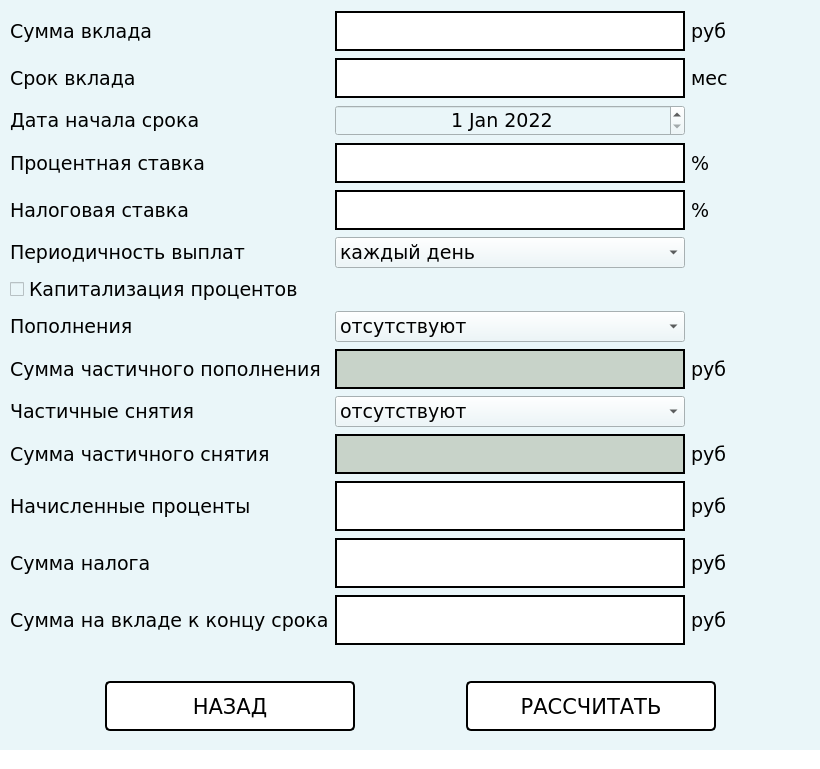
<?xml version="1.0" encoding="UTF-8"?>
<ui version="4.0">
 <class>Deposit</class>
 <widget class="QWidget" name="Deposit">
  <property name="geometry">
   <rect>
    <x>0</x>
    <y>0</y>
    <width>820</width>
    <height>769</height>
   </rect>
  </property>
  <property name="minimumSize">
   <size>
    <width>820</width>
    <height>769</height>
   </size>
  </property>
  <property name="maximumSize">
   <size>
    <width>820</width>
    <height>769</height>
   </size>
  </property>
  <property name="windowTitle">
   <string>Депозитный калькулятор</string>
  </property>
  <property name="styleSheet">
   <string notr="true">background-color: rgb(234, 246, 249)</string>
  </property>
  <widget class="QLabel" name="label_error">
   <property name="geometry">
    <rect>
     <x>0</x>
     <y>750</y>
     <width>821</width>
     <height>21</height>
    </rect>
   </property>
   <property name="minimumSize">
    <size>
     <width>500</width>
     <height>0</height>
    </size>
   </property>
   <property name="maximumSize">
    <size>
     <width>1000</width>
     <height>16777215</height>
    </size>
   </property>
   <property name="font">
    <font>
     <family>Verdana</family>
     <pointsize>10</pointsize>
     <bold>true</bold>
    </font>
   </property>
   <property name="styleSheet">
    <string notr="true">background-color: white;
border: 0px solid black;
border-left: 0px;
border-right: 0px;
color: red;
</string>
   </property>
   <property name="text">
    <string/>
   </property>
   <property name="alignment">
    <set>Qt::AlignCenter</set>
   </property>
  </widget>
  <widget class="QWidget" name="gridLayoutWidget">
   <property name="geometry">
    <rect>
     <x>10</x>
     <y>10</y>
     <width>801</width>
     <height>649</height>
    </rect>
   </property>
   <layout class="QGridLayout" name="gridLayout">
    <item row="0" column="2">
     <widget class="QLabel" name="x_min_5">
      <property name="minimumSize">
       <size>
        <width>0</width>
        <height>30</height>
       </size>
      </property>
      <property name="maximumSize">
       <size>
        <width>16777215</width>
        <height>30</height>
       </size>
      </property>
      <property name="font">
       <font>
        <family>Verdana</family>
        <pointsize>14</pointsize>
       </font>
      </property>
      <property name="text">
       <string>руб</string>
      </property>
      <property name="alignment">
       <set>Qt::AlignLeading|Qt::AlignLeft|Qt::AlignVCenter</set>
      </property>
     </widget>
    </item>
    <item row="2" column="1">
     <widget class="QDateEdit" name="dateEdit">
      <property name="font">
       <font>
        <family>Verdana</family>
        <pointsize>14</pointsize>
       </font>
      </property>
      <property name="alignment">
       <set>Qt::AlignCenter</set>
      </property>
      <property name="maximumDateTime">
       <datetime>
        <hour>0</hour>
        <minute>0</minute>
        <second>0</second>
        <year>2030</year>
        <month>1</month>
        <day>1</day>
       </datetime>
      </property>
      <property name="minimumDateTime">
       <datetime>
        <hour>0</hour>
        <minute>0</minute>
        <second>0</second>
        <year>2022</year>
        <month>1</month>
        <day>1</day>
       </datetime>
      </property>
     </widget>
    </item>
    <item row="14" column="0">
     <widget class="QLabel" name="x_min_10">
      <property name="minimumSize">
       <size>
        <width>0</width>
        <height>30</height>
       </size>
      </property>
      <property name="maximumSize">
       <size>
        <width>16777215</width>
        <height>30</height>
       </size>
      </property>
      <property name="font">
       <font>
        <family>Verdana</family>
        <pointsize>14</pointsize>
       </font>
      </property>
      <property name="text">
       <string>Сумма на вкладе к концу срока</string>
      </property>
      <property name="alignment">
       <set>Qt::AlignLeading|Qt::AlignLeft|Qt::AlignVCenter</set>
      </property>
     </widget>
    </item>
    <item row="12" column="1">
     <widget class="QLabel" name="result_proc">
      <property name="minimumSize">
       <size>
        <width>350</width>
        <height>50</height>
       </size>
      </property>
      <property name="maximumSize">
       <size>
        <width>350</width>
        <height>50</height>
       </size>
      </property>
      <property name="font">
       <font>
        <family>Verdana</family>
        <pointsize>20</pointsize>
        <bold>false</bold>
       </font>
      </property>
      <property name="cursor">
       <cursorShape>IBeamCursor</cursorShape>
      </property>
      <property name="mouseTracking">
       <bool>true</bool>
      </property>
      <property name="styleSheet">
       <string notr="true">QLabel {
background-color: white;
border: 2px solid black;
color: black;
font-size: 20pt;
}</string>
      </property>
      <property name="text">
       <string/>
      </property>
      <property name="alignment">
       <set>Qt::AlignCenter</set>
      </property>
      <property name="wordWrap">
       <bool>false</bool>
      </property>
      <property name="textInteractionFlags">
       <set>Qt::LinksAccessibleByMouse|Qt::TextSelectableByMouse</set>
      </property>
     </widget>
    </item>
    <item row="14" column="1">
     <widget class="QLabel" name="result_summa_vklad">
      <property name="minimumSize">
       <size>
        <width>350</width>
        <height>50</height>
       </size>
      </property>
      <property name="maximumSize">
       <size>
        <width>350</width>
        <height>50</height>
       </size>
      </property>
      <property name="font">
       <font>
        <family>Verdana</family>
        <pointsize>20</pointsize>
        <bold>false</bold>
       </font>
      </property>
      <property name="cursor">
       <cursorShape>IBeamCursor</cursorShape>
      </property>
      <property name="mouseTracking">
       <bool>true</bool>
      </property>
      <property name="styleSheet">
       <string notr="true">QLabel {
background-color: white;
border: 2px solid black;
color: black;
font-size: 20pt;
}</string>
      </property>
      <property name="text">
       <string/>
      </property>
      <property name="alignment">
       <set>Qt::AlignCenter</set>
      </property>
      <property name="wordWrap">
       <bool>false</bool>
      </property>
      <property name="textInteractionFlags">
       <set>Qt::LinksAccessibleByMouse|Qt::TextSelectableByMouse</set>
      </property>
     </widget>
    </item>
    <item row="5" column="1">
     <widget class="QComboBox" name="Box_vyplaty">
      <property name="font">
       <font>
        <family>Verdana</family>
        <pointsize>14</pointsize>
       </font>
      </property>
      <property name="contextMenuPolicy">
       <enum>Qt::NoContextMenu</enum>
      </property>
      <item>
       <property name="text">
        <string>каждый день</string>
       </property>
      </item>
      <item>
       <property name="text">
        <string>каждую неделю</string>
       </property>
      </item>
      <item>
       <property name="text">
        <string>раз в месяц</string>
       </property>
      </item>
      <item>
       <property name="text">
        <string>раз в квартал</string>
       </property>
      </item>
      <item>
       <property name="text">
        <string>раз в полгода</string>
       </property>
      </item>
      <item>
       <property name="text">
        <string>раз в год</string>
       </property>
      </item>
      <item>
       <property name="text">
        <string>в конце срока</string>
       </property>
      </item>
     </widget>
    </item>
    <item row="2" column="0">
     <widget class="QLabel" name="x_min_16">
      <property name="minimumSize">
       <size>
        <width>0</width>
        <height>30</height>
       </size>
      </property>
      <property name="maximumSize">
       <size>
        <width>16777215</width>
        <height>30</height>
       </size>
      </property>
      <property name="font">
       <font>
        <family>Verdana</family>
        <pointsize>14</pointsize>
       </font>
      </property>
      <property name="text">
       <string>Дата начала срока</string>
      </property>
      <property name="alignment">
       <set>Qt::AlignLeading|Qt::AlignLeft|Qt::AlignVCenter</set>
      </property>
     </widget>
    </item>
    <item row="8" column="1">
     <widget class="QComboBox" name="Box_popoln">
      <property name="font">
       <font>
        <family>Verdana</family>
        <pointsize>14</pointsize>
       </font>
      </property>
      <item>
       <property name="text">
        <string>отсутствуют</string>
       </property>
      </item>
      <item>
       <property name="text">
        <string>раз в месяц</string>
       </property>
      </item>
      <item>
       <property name="text">
        <string>раз в 2 месяца</string>
       </property>
      </item>
      <item>
       <property name="text">
        <string>раз в квартал</string>
       </property>
      </item>
      <item>
       <property name="text">
        <string>раз в полгода</string>
       </property>
      </item>
      <item>
       <property name="text">
        <string>раз в год</string>
       </property>
      </item>
     </widget>
    </item>
    <item row="9" column="0">
     <widget class="QLabel" name="x_min_22">
      <property name="minimumSize">
       <size>
        <width>0</width>
        <height>30</height>
       </size>
      </property>
      <property name="maximumSize">
       <size>
        <width>16777215</width>
        <height>30</height>
       </size>
      </property>
      <property name="font">
       <font>
        <family>Verdana</family>
        <pointsize>14</pointsize>
       </font>
      </property>
      <property name="text">
       <string>Сумма частичного пополнения</string>
      </property>
      <property name="alignment">
       <set>Qt::AlignLeading|Qt::AlignLeft|Qt::AlignVCenter</set>
      </property>
     </widget>
    </item>
    <item row="1" column="0">
     <widget class="QLabel" name="x_min_2">
      <property name="minimumSize">
       <size>
        <width>0</width>
        <height>30</height>
       </size>
      </property>
      <property name="maximumSize">
       <size>
        <width>16777215</width>
        <height>30</height>
       </size>
      </property>
      <property name="font">
       <font>
        <family>Verdana</family>
        <pointsize>14</pointsize>
       </font>
      </property>
      <property name="text">
       <string>Срок вклада</string>
      </property>
      <property name="alignment">
       <set>Qt::AlignLeading|Qt::AlignLeft|Qt::AlignVCenter</set>
      </property>
     </widget>
    </item>
    <item row="1" column="2">
     <widget class="QLabel" name="x_min_6">
      <property name="minimumSize">
       <size>
        <width>0</width>
        <height>30</height>
       </size>
      </property>
      <property name="maximumSize">
       <size>
        <width>16777215</width>
        <height>30</height>
       </size>
      </property>
      <property name="font">
       <font>
        <family>Verdana</family>
        <pointsize>14</pointsize>
       </font>
      </property>
      <property name="text">
       <string>мес</string>
      </property>
      <property name="alignment">
       <set>Qt::AlignLeading|Qt::AlignLeft|Qt::AlignVCenter</set>
      </property>
     </widget>
    </item>
    <item row="3" column="0">
     <widget class="QLabel" name="x_min_3">
      <property name="minimumSize">
       <size>
        <width>0</width>
        <height>30</height>
       </size>
      </property>
      <property name="maximumSize">
       <size>
        <width>16777215</width>
        <height>30</height>
       </size>
      </property>
      <property name="font">
       <font>
        <family>Verdana</family>
        <pointsize>14</pointsize>
       </font>
      </property>
      <property name="text">
       <string>Процентная ставка</string>
      </property>
      <property name="alignment">
       <set>Qt::AlignLeading|Qt::AlignLeft|Qt::AlignVCenter</set>
      </property>
     </widget>
    </item>
    <item row="0" column="1">
     <widget class="QLineEdit" name="Summa_vklad">
      <property name="minimumSize">
       <size>
        <width>350</width>
        <height>40</height>
       </size>
      </property>
      <property name="maximumSize">
       <size>
        <width>350</width>
        <height>40</height>
       </size>
      </property>
      <property name="font">
       <font>
        <family>Verdana</family>
        <pointsize>14</pointsize>
       </font>
      </property>
      <property name="styleSheet">
       <string notr="true">QLineEdit {
background-color: white;
border: 2px solid black;

color: black;
font-size: 14pt;
}</string>
      </property>
      <property name="alignment">
       <set>Qt::AlignCenter</set>
      </property>
     </widget>
    </item>
    <item row="13" column="0">
     <widget class="QLabel" name="x_min_9">
      <property name="minimumSize">
       <size>
        <width>0</width>
        <height>30</height>
       </size>
      </property>
      <property name="maximumSize">
       <size>
        <width>16777215</width>
        <height>30</height>
       </size>
      </property>
      <property name="font">
       <font>
        <family>Verdana</family>
        <pointsize>14</pointsize>
       </font>
      </property>
      <property name="text">
       <string>Сумма налога</string>
      </property>
      <property name="alignment">
       <set>Qt::AlignLeading|Qt::AlignLeft|Qt::AlignVCenter</set>
      </property>
     </widget>
    </item>
    <item row="8" column="0">
     <widget class="QLabel" name="x_min_18">
      <property name="minimumSize">
       <size>
        <width>0</width>
        <height>30</height>
       </size>
      </property>
      <property name="maximumSize">
       <size>
        <width>16777215</width>
        <height>30</height>
       </size>
      </property>
      <property name="font">
       <font>
        <family>Verdana</family>
        <pointsize>14</pointsize>
       </font>
      </property>
      <property name="text">
       <string>Пополнения</string>
      </property>
      <property name="alignment">
       <set>Qt::AlignLeading|Qt::AlignLeft|Qt::AlignVCenter</set>
      </property>
     </widget>
    </item>
    <item row="10" column="0">
     <widget class="QLabel" name="x_min_19">
      <property name="minimumSize">
       <size>
        <width>0</width>
        <height>30</height>
       </size>
      </property>
      <property name="maximumSize">
       <size>
        <width>16777215</width>
        <height>30</height>
       </size>
      </property>
      <property name="font">
       <font>
        <family>Verdana</family>
        <pointsize>14</pointsize>
       </font>
      </property>
      <property name="text">
       <string>Частичные снятия</string>
      </property>
      <property name="alignment">
       <set>Qt::AlignLeading|Qt::AlignLeft|Qt::AlignVCenter</set>
      </property>
     </widget>
    </item>
    <item row="3" column="2">
     <widget class="QLabel" name="x_min_7">
      <property name="minimumSize">
       <size>
        <width>0</width>
        <height>30</height>
       </size>
      </property>
      <property name="maximumSize">
       <size>
        <width>16777215</width>
        <height>30</height>
       </size>
      </property>
      <property name="font">
       <font>
        <family>Verdana</family>
        <pointsize>14</pointsize>
       </font>
      </property>
      <property name="text">
       <string>%</string>
      </property>
      <property name="alignment">
       <set>Qt::AlignLeading|Qt::AlignLeft|Qt::AlignVCenter</set>
      </property>
     </widget>
    </item>
    <item row="0" column="0">
     <widget class="QLabel" name="x_min">
      <property name="minimumSize">
       <size>
        <width>0</width>
        <height>30</height>
       </size>
      </property>
      <property name="maximumSize">
       <size>
        <width>16777215</width>
        <height>30</height>
       </size>
      </property>
      <property name="font">
       <font>
        <family>Verdana</family>
        <pointsize>14</pointsize>
       </font>
      </property>
      <property name="text">
       <string>Сумма вклада</string>
      </property>
      <property name="alignment">
       <set>Qt::AlignLeading|Qt::AlignLeft|Qt::AlignVCenter</set>
      </property>
     </widget>
    </item>
    <item row="12" column="0">
     <widget class="QLabel" name="x_min_8">
      <property name="minimumSize">
       <size>
        <width>0</width>
        <height>30</height>
       </size>
      </property>
      <property name="maximumSize">
       <size>
        <width>16777215</width>
        <height>30</height>
       </size>
      </property>
      <property name="font">
       <font>
        <family>Verdana</family>
        <pointsize>14</pointsize>
       </font>
      </property>
      <property name="text">
       <string>Начисленные проценты</string>
      </property>
      <property name="alignment">
       <set>Qt::AlignLeading|Qt::AlignLeft|Qt::AlignVCenter</set>
      </property>
     </widget>
    </item>
    <item row="5" column="0">
     <widget class="QLabel" name="x_min_17">
      <property name="minimumSize">
       <size>
        <width>0</width>
        <height>30</height>
       </size>
      </property>
      <property name="maximumSize">
       <size>
        <width>16777215</width>
        <height>30</height>
       </size>
      </property>
      <property name="font">
       <font>
        <family>Verdana</family>
        <pointsize>14</pointsize>
       </font>
      </property>
      <property name="text">
       <string>Периодичность выплат</string>
      </property>
      <property name="alignment">
       <set>Qt::AlignLeading|Qt::AlignLeft|Qt::AlignVCenter</set>
      </property>
     </widget>
    </item>
    <item row="6" column="0">
     <widget class="QCheckBox" name="Kapital">
      <property name="font">
       <font>
        <family>Verdana</family>
        <pointsize>14</pointsize>
       </font>
      </property>
      <property name="text">
       <string>Капитализация процентов</string>
      </property>
     </widget>
    </item>
    <item row="4" column="0">
     <widget class="QLabel" name="x_min_14">
      <property name="minimumSize">
       <size>
        <width>0</width>
        <height>30</height>
       </size>
      </property>
      <property name="maximumSize">
       <size>
        <width>16777215</width>
        <height>30</height>
       </size>
      </property>
      <property name="font">
       <font>
        <family>Verdana</family>
        <pointsize>14</pointsize>
       </font>
      </property>
      <property name="text">
       <string>Налоговая ставка</string>
      </property>
      <property name="alignment">
       <set>Qt::AlignLeading|Qt::AlignLeft|Qt::AlignVCenter</set>
      </property>
     </widget>
    </item>
    <item row="13" column="1">
     <widget class="QLabel" name="result_nalog">
      <property name="minimumSize">
       <size>
        <width>350</width>
        <height>50</height>
       </size>
      </property>
      <property name="maximumSize">
       <size>
        <width>350</width>
        <height>50</height>
       </size>
      </property>
      <property name="font">
       <font>
        <family>Verdana</family>
        <pointsize>20</pointsize>
        <bold>false</bold>
       </font>
      </property>
      <property name="cursor">
       <cursorShape>IBeamCursor</cursorShape>
      </property>
      <property name="mouseTracking">
       <bool>true</bool>
      </property>
      <property name="tabletTracking">
       <bool>false</bool>
      </property>
      <property name="focusPolicy">
       <enum>Qt::NoFocus</enum>
      </property>
      <property name="acceptDrops">
       <bool>false</bool>
      </property>
      <property name="styleSheet">
       <string notr="true">QLabel {
background-color: white;
border: 2px solid black;
color: black;
font-size: 20pt;
}</string>
      </property>
      <property name="text">
       <string/>
      </property>
      <property name="alignment">
       <set>Qt::AlignCenter</set>
      </property>
      <property name="wordWrap">
       <bool>false</bool>
      </property>
      <property name="textInteractionFlags">
       <set>Qt::LinksAccessibleByMouse|Qt::TextSelectableByMouse</set>
      </property>
     </widget>
    </item>
    <item row="11" column="0">
     <widget class="QLabel" name="x_min_23">
      <property name="minimumSize">
       <size>
        <width>0</width>
        <height>30</height>
       </size>
      </property>
      <property name="maximumSize">
       <size>
        <width>16777215</width>
        <height>30</height>
       </size>
      </property>
      <property name="font">
       <font>
        <family>Verdana</family>
        <pointsize>14</pointsize>
       </font>
      </property>
      <property name="text">
       <string>Сумма частичного снятия</string>
      </property>
      <property name="alignment">
       <set>Qt::AlignLeading|Qt::AlignLeft|Qt::AlignVCenter</set>
      </property>
     </widget>
    </item>
    <item row="1" column="1">
     <widget class="QLineEdit" name="Time_vklad">
      <property name="minimumSize">
       <size>
        <width>350</width>
        <height>40</height>
       </size>
      </property>
      <property name="maximumSize">
       <size>
        <width>350</width>
        <height>40</height>
       </size>
      </property>
      <property name="font">
       <font>
        <family>Verdana</family>
        <pointsize>14</pointsize>
       </font>
      </property>
      <property name="styleSheet">
       <string notr="true">QLineEdit {
background-color: white;
border: 2px solid black;

color: black;
font-size: 14pt;
}</string>
      </property>
      <property name="alignment">
       <set>Qt::AlignCenter</set>
      </property>
     </widget>
    </item>
    <item row="3" column="1">
     <widget class="QLineEdit" name="Proc_stavka">
      <property name="minimumSize">
       <size>
        <width>350</width>
        <height>40</height>
       </size>
      </property>
      <property name="maximumSize">
       <size>
        <width>350</width>
        <height>40</height>
       </size>
      </property>
      <property name="font">
       <font>
        <family>Verdana</family>
        <pointsize>14</pointsize>
       </font>
      </property>
      <property name="styleSheet">
       <string notr="true">QLineEdit {
background-color: white;
border: 2px solid black;

color: black;
font-size: 14pt;
}</string>
      </property>
      <property name="alignment">
       <set>Qt::AlignCenter</set>
      </property>
     </widget>
    </item>
    <item row="4" column="1">
     <widget class="QLineEdit" name="Nalog_stavka">
      <property name="minimumSize">
       <size>
        <width>350</width>
        <height>40</height>
       </size>
      </property>
      <property name="maximumSize">
       <size>
        <width>350</width>
        <height>40</height>
       </size>
      </property>
      <property name="font">
       <font>
        <family>Verdana</family>
        <pointsize>14</pointsize>
       </font>
      </property>
      <property name="styleSheet">
       <string notr="true">QLineEdit {
background-color: white;
border: 2px solid black;

color: black;
font-size: 14pt;
}</string>
      </property>
      <property name="alignment">
       <set>Qt::AlignCenter</set>
      </property>
     </widget>
    </item>
    <item row="11" column="1">
     <widget class="QLineEdit" name="Summa_snyat">
      <property name="enabled">
       <bool>false</bool>
      </property>
      <property name="minimumSize">
       <size>
        <width>350</width>
        <height>40</height>
       </size>
      </property>
      <property name="maximumSize">
       <size>
        <width>350</width>
        <height>40</height>
       </size>
      </property>
      <property name="font">
       <font>
        <family>Verdana</family>
        <pointsize>14</pointsize>
       </font>
      </property>
      <property name="styleSheet">
       <string notr="true">QLineEdit {
background-color: rgb(200, 211, 201);
border: 2px solid black;
}</string>
      </property>
      <property name="alignment">
       <set>Qt::AlignCenter</set>
      </property>
     </widget>
    </item>
    <item row="9" column="1">
     <widget class="QLineEdit" name="Summa_popoln">
      <property name="enabled">
       <bool>false</bool>
      </property>
      <property name="minimumSize">
       <size>
        <width>350</width>
        <height>40</height>
       </size>
      </property>
      <property name="maximumSize">
       <size>
        <width>350</width>
        <height>40</height>
       </size>
      </property>
      <property name="font">
       <font>
        <family>Verdana</family>
        <pointsize>14</pointsize>
       </font>
      </property>
      <property name="styleSheet">
       <string notr="true">QLineEdit {
background-color: rgb(200, 211, 201);
border: 2px solid black;
}</string>
      </property>
      <property name="alignment">
       <set>Qt::AlignCenter</set>
      </property>
     </widget>
    </item>
    <item row="4" column="2">
     <widget class="QLabel" name="x_min_11">
      <property name="minimumSize">
       <size>
        <width>0</width>
        <height>30</height>
       </size>
      </property>
      <property name="maximumSize">
       <size>
        <width>16777215</width>
        <height>30</height>
       </size>
      </property>
      <property name="font">
       <font>
        <family>Verdana</family>
        <pointsize>14</pointsize>
       </font>
      </property>
      <property name="text">
       <string>%</string>
      </property>
      <property name="alignment">
       <set>Qt::AlignLeading|Qt::AlignLeft|Qt::AlignVCenter</set>
      </property>
     </widget>
    </item>
    <item row="9" column="2">
     <widget class="QLabel" name="x_min_12">
      <property name="minimumSize">
       <size>
        <width>0</width>
        <height>30</height>
       </size>
      </property>
      <property name="maximumSize">
       <size>
        <width>16777215</width>
        <height>30</height>
       </size>
      </property>
      <property name="font">
       <font>
        <family>Verdana</family>
        <pointsize>14</pointsize>
       </font>
      </property>
      <property name="text">
       <string>руб</string>
      </property>
      <property name="alignment">
       <set>Qt::AlignLeading|Qt::AlignLeft|Qt::AlignVCenter</set>
      </property>
     </widget>
    </item>
    <item row="11" column="2">
     <widget class="QLabel" name="x_min_13">
      <property name="minimumSize">
       <size>
        <width>0</width>
        <height>30</height>
       </size>
      </property>
      <property name="maximumSize">
       <size>
        <width>16777215</width>
        <height>30</height>
       </size>
      </property>
      <property name="font">
       <font>
        <family>Verdana</family>
        <pointsize>14</pointsize>
       </font>
      </property>
      <property name="text">
       <string>руб</string>
      </property>
      <property name="alignment">
       <set>Qt::AlignLeading|Qt::AlignLeft|Qt::AlignVCenter</set>
      </property>
     </widget>
    </item>
    <item row="12" column="2">
     <widget class="QLabel" name="x_min_15">
      <property name="minimumSize">
       <size>
        <width>0</width>
        <height>30</height>
       </size>
      </property>
      <property name="maximumSize">
       <size>
        <width>16777215</width>
        <height>30</height>
       </size>
      </property>
      <property name="font">
       <font>
        <family>Verdana</family>
        <pointsize>14</pointsize>
       </font>
      </property>
      <property name="text">
       <string>руб</string>
      </property>
      <property name="alignment">
       <set>Qt::AlignLeading|Qt::AlignLeft|Qt::AlignVCenter</set>
      </property>
     </widget>
    </item>
    <item row="13" column="2">
     <widget class="QLabel" name="x_min_20">
      <property name="minimumSize">
       <size>
        <width>0</width>
        <height>30</height>
       </size>
      </property>
      <property name="maximumSize">
       <size>
        <width>16777215</width>
        <height>30</height>
       </size>
      </property>
      <property name="font">
       <font>
        <family>Verdana</family>
        <pointsize>14</pointsize>
       </font>
      </property>
      <property name="text">
       <string>руб</string>
      </property>
      <property name="alignment">
       <set>Qt::AlignLeading|Qt::AlignLeft|Qt::AlignVCenter</set>
      </property>
     </widget>
    </item>
    <item row="14" column="2">
     <widget class="QLabel" name="x_min_21">
      <property name="minimumSize">
       <size>
        <width>0</width>
        <height>30</height>
       </size>
      </property>
      <property name="maximumSize">
       <size>
        <width>16777215</width>
        <height>30</height>
       </size>
      </property>
      <property name="font">
       <font>
        <family>Verdana</family>
        <pointsize>14</pointsize>
       </font>
      </property>
      <property name="text">
       <string>руб</string>
      </property>
      <property name="alignment">
       <set>Qt::AlignLeading|Qt::AlignLeft|Qt::AlignVCenter</set>
      </property>
     </widget>
    </item>
    <item row="10" column="1">
     <widget class="QComboBox" name="Box_snyat">
      <property name="font">
       <font>
        <family>Verdana</family>
        <pointsize>14</pointsize>
       </font>
      </property>
      <item>
       <property name="text">
        <string>отсутствуют</string>
       </property>
      </item>
      <item>
       <property name="text">
        <string>раз в месяц</string>
       </property>
      </item>
      <item>
       <property name="text">
        <string>раз в 2 месяца</string>
       </property>
      </item>
      <item>
       <property name="text">
        <string>раз в квартал</string>
       </property>
      </item>
      <item>
       <property name="text">
        <string>раз в полгода</string>
       </property>
      </item>
      <item>
       <property name="text">
        <string>раз в год</string>
       </property>
      </item>
     </widget>
    </item>
   </layout>
  </widget>
  <widget class="QWidget" name="layoutWidget">
   <property name="geometry">
    <rect>
     <x>0</x>
     <y>680</y>
     <width>821</width>
     <height>52</height>
    </rect>
   </property>
   <layout class="QHBoxLayout" name="horizontalLayout">
    <item>
     <widget class="QPushButton" name="button_back">
      <property name="minimumSize">
       <size>
        <width>250</width>
        <height>50</height>
       </size>
      </property>
      <property name="maximumSize">
       <size>
        <width>200</width>
        <height>50</height>
       </size>
      </property>
      <property name="font">
       <font>
        <family>Verdana</family>
        <pointsize>16</pointsize>
        <bold>false</bold>
       </font>
      </property>
      <property name="mouseTracking">
       <bool>true</bool>
      </property>
      <property name="styleSheet">
       <string notr="true">
QPushButton {
	background-color: white;
	border: 2px solid black;
	border-radius: 5px;
}

QPushButton:hover {
	background-color: rgb(176, 254, 255)
}

QPushButton:pressed {
	background-color: rgb(87, 252, 255)
}</string>
      </property>
      <property name="text">
       <string>НАЗАД</string>
      </property>
     </widget>
    </item>
    <item>
     <widget class="QPushButton" name="button_OK">
      <property name="minimumSize">
       <size>
        <width>250</width>
        <height>50</height>
       </size>
      </property>
      <property name="maximumSize">
       <size>
        <width>200</width>
        <height>50</height>
       </size>
      </property>
      <property name="font">
       <font>
        <family>Verdana</family>
        <pointsize>16</pointsize>
        <bold>false</bold>
       </font>
      </property>
      <property name="mouseTracking">
       <bool>true</bool>
      </property>
      <property name="styleSheet">
       <string notr="true">
QPushButton {
	background-color: white;
	border: 2px solid black;
	border-radius: 5px;
}

QPushButton:hover {
	background-color: rgb(176, 254, 255)
}

QPushButton:pressed {
	background-color: rgb(87, 252, 255)
}</string>
      </property>
      <property name="text">
       <string>РАССЧИТАТЬ</string>
      </property>
     </widget>
    </item>
   </layout>
  </widget>
 </widget>
 <resources/>
 <connections/>
</ui>
